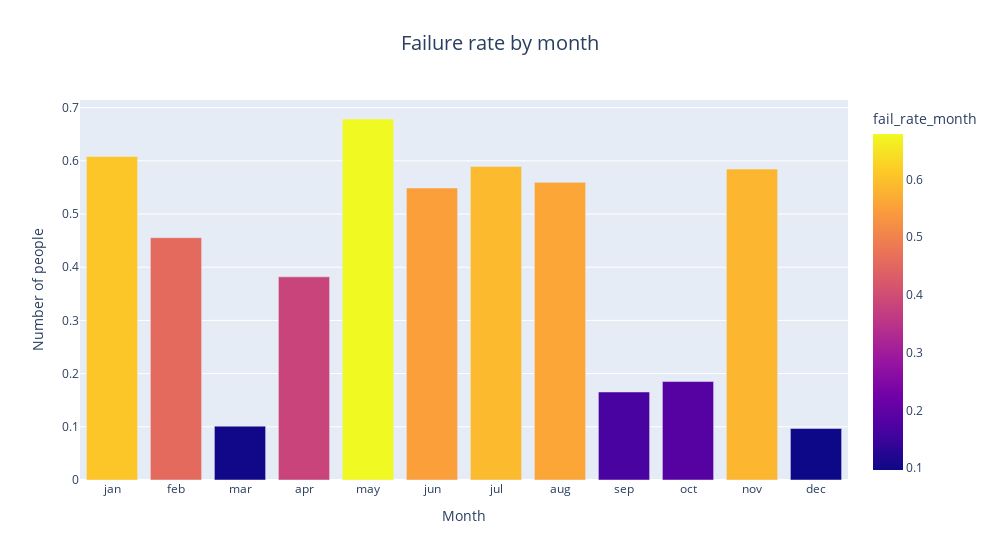

Write notebook code for a chart like this one.
### Code cell
# let's see the result
fail_month_df = data.groupby('month', as_index=False)['fail_rate_month'].value_counts(normalize=False)

# month must be in order
months = ['jan','feb','mar','apr','may','jun','jul','aug','sep','oct','nov','dec']

# picturaze
fail_rate_plot = px.bar(
    data_frame = fail_month_df,
    x='month',
    y='fail_rate_month',
    title='Failure rate by month',
    color='fail_rate_month',
    width=1000
)

fail_rate_plot.update_layout(
    xaxis_title='Month',
    yaxis_title='Number of people',
    title=dict(x=.5, xanchor='center'),
    title_font_size=20,
    xaxis={'categoryarray': months}
)
fail_rate_plot.show()

### Figure 1 — Plotly figure (JSON) as saved in the notebook; plotly's stock layout.template omitted (floating-point values rounded to 4 significant figures)
{"data": [{"alignmentgroup": "True", "hovertemplate": "month=%{x}<br>fail_rate_month=%{marker.color}<extra></extra>", "legendgroup": "", "marker": {"color": [0.3819, 0.5596, 0.09677, 0.4556, 0.6082, 0.5896, 0.5489, 0.1013, 0.6786, 0.5846, 0.1851, 0.1655], "coloraxis": "coloraxis", "pattern": {"shape": ""}}, "name": "", "offsetgroup": "", "orientation": "v", "showlegend": false, "textposition": "auto", "type": "bar", "x": ["apr", "aug", "dec", "feb", "jan", "jul", "jun", "mar", "may", "nov", "oct", "sep"], "xaxis": "x", "y": [0.3819, 0.5596, 0.09677, 0.4556, 0.6082, 0.5896, 0.5489, 0.1013, 0.6786, 0.5846, 0.1851, 0.1655], "yaxis": "y"}], "layout": {"barmode": "relative", "coloraxis": {"colorbar": {"title": {"text": "fail_rate_month"}}, "colorscale": [[0, "#0d0887"], [0.1111, "#46039f"], [0.2222, "#7201a8"], [0.3333, "#9c179e"], [0.4444, "#bd3786"], [0.5556, "#d8576b"], [0.6667, "#ed7953"], [0.7778, "#fb9f3a"], [0.8889, "#fdca26"], [1, "#f0f921"]]}, "legend": {"tracegroupgap": 0}, "title": {"font": {"size": 20}, "text": "Failure rate by month", "x": 0.5, "xanchor": "center"}, "width": 1000, "xaxis": {"anchor": "y", "categoryarray": ["jan", "feb", "mar", "apr", "may", "jun", "jul", "aug", "sep", "oct", "nov", "dec"], "domain": [0, 1], "title": {"text": "Month"}}, "yaxis": {"anchor": "x", "domain": [0, 1], "title": {"text": "Number of people"}}}}
